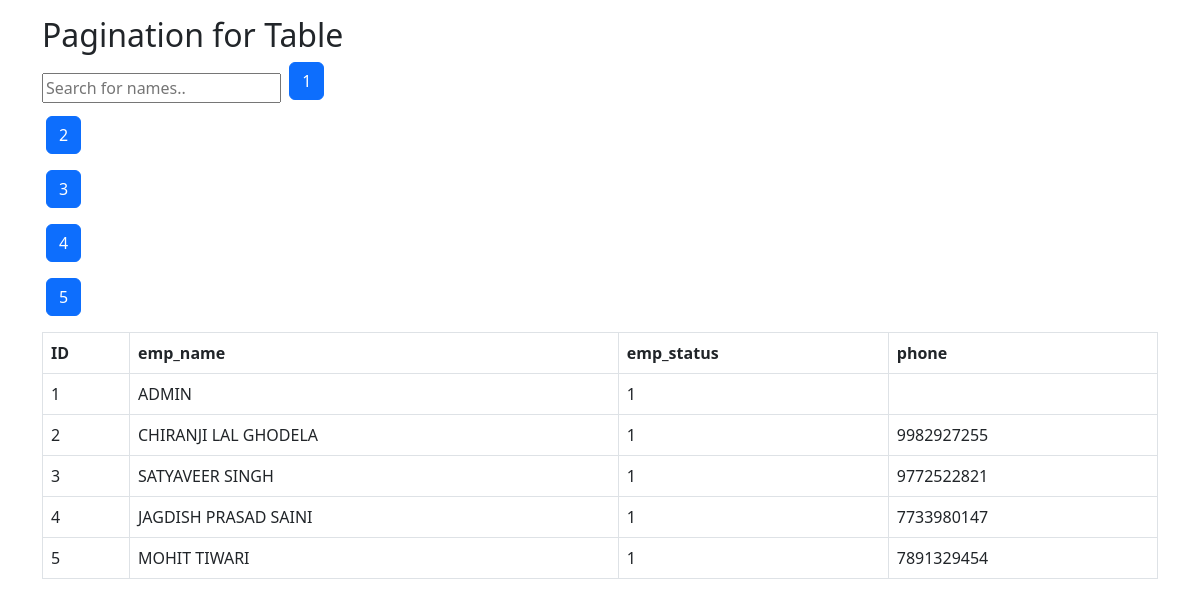
Screenshot of /test2.php with the database file from the repository.
### tables this page shows
CREATE TABLE `employee` (
  `Id` int(11) NOT NULL,
  `emp_name` varchar(100) NOT NULL,
  `emp_code` varchar(150) NOT NULL,
  `desig_id` varchar(150) NOT NULL,
  `dept_id` varchar(200) NOT NULL,
  `attendence_id` varchar(150) NOT NULL,
  `project_id` varchar(200) NOT NULL,
  `emp_type` varchar(150) NOT NULL,
  `emp_status` varchar(150) NOT NULL COMMENT '1 means Active,0 Means De-Active',
  `user_login` varchar(100) NOT NULL,
  `username` varchar(100) NOT NULL,
  `password` varchar(100) NOT NULL,
  `original_password` varchar(200) NOT NULL,
  `role_id` varchar(150) NOT NULL,
  `CreatedBy` varchar(150) NOT NULL,
  `email` varchar(100) NOT NULL,
  `phone` varchar(10) NOT NULL,
  `alernate_number` varchar(10) NOT NULL,
  `gender` varchar(100) NOT NULL,
  `father_name` varchar(100) NOT NULL,
  `father_mobile` varchar(10) NOT NULL,
  `current_address` varchar(2000) NOT NULL,
  `country_id` varchar(200) NOT NULL,
  `state_id` varchar(200) NOT NULL,
  `city_id` varchar(200) NOT NULL,
  `pin_code` varchar(100) NOT NULL,
  `permanent_address` varchar(2000) NOT NULL,
  `joining_date` varchar(200) NOT NULL,
  `beneficiary_name` varchar(200) NOT NULL,
  `account_number` varchar(200) NOT NULL,
  `bank_name` varchar(150) NOT NULL,
  `branch_name` varchar(150) NOT NULL,
  `ifsc_code` varchar(100) NOT NULL,
  `forget_password` varchar(150) NOT NULL,
  `project_name` varchar(150) NOT NULL,
  `aadhar_no` varchar(150) NOT NULL,
  `pan_no` varchar(150) NOT NULL,
  `uan_no` varchar(150) NOT NULL,
  `esi_no` varchar(150) NOT NULL,
  `pf_no` varchar(150) NOT NULL,
  `createdon` timestamp NOT NULL DEFAULT current_timestamp(),
  `Updatedon` datetime DEFAULT current_timestamp() ON UPDATE current_timestamp(),
  `status_updated_on` timestamp NOT NULL DEFAULT current_timestamp()
);

### test2.php (the view, shortened to what this page needs)
<!DOCTYPE html>
<html lang="en">
<head>
  <link href="https://cdn.jsdelivr.net/npm/bootstrap@5.2.3/dist/css/bootstrap.min.css" rel="stylesheet">
</head>
<body>
<div class="container mt-3">
  <h2>Pagination for Table</h2>
  <input type="text" id="myInput" onkeyup="myFunction()" placeholder="Search for names.." title="Type in a name">
  <table class="table table-bordered" id="dataTable">
    <thead>
      <tr>
        <th>ID</th>
        <th>emp_name</th>
        <th>emp_status</th>
        <th>phone</th>
      </tr>
    </thead>
    <tbody>
        <?php
        $conn = new mysqli('localhost:8080', 'root', '', 'adminpanel');
        $sql="select * from `employee`";
        $result = mysqli_query($conn, $sql);
        $num = mysqli_num_rows($result);
        $numberPages=5;
        $totalPages=ceil($num/$numberPages);
        for($btn=1;$btn<=$totalPages;$btn++)
        {
          echo '<button class="btn btn-primary mx-1 mb-3"><a class="page-link" id="pagelinks" href="test2.php?page='.$btn.'">'.$btn.'</button>';
        }
        if(isset($_GET['page']))
        {
          $page=$_GET['page'];
        }
        else
        {
          $page=1;
        }
        $startingLimit=($page-1) * $numberPages;
        $sql="select * from `employee` limit ".$startingLimit.','.$numberPages;
        $result = mysqli_query($conn, $sql);
        while($row=mysqli_fetch_assoc($result))
            {?>
      <tr>
        <td><?php echo $row["Id"]; ?></td>
        <td><?php echo $row["emp_name"]; ?></td>
        <td><?php echo $row["emp_status"]; ?></td>
        <td><?php echo $row["phone"]; ?></td>
      </tr>
      <?php } ?>
    </tbody>
  </table>
</div>
</body>
</html>

### rows the page displays
employee: Id "1", emp_name "ADMIN", emp_status "1"
employee: Id "2", emp_name "CHIRANJI LAL GHODELA", emp_status "1", phone "9982927255"
employee: Id "3", emp_name "SATYAVEER SINGH", emp_status "1", phone "9772522821"
employee: Id "4", emp_name "JAGDISH PRASAD SAINI", emp_status "1", phone "7733980147"
employee: Id "5", emp_name "MOHIT TIWARI", emp_status "1", phone "7891329454"
